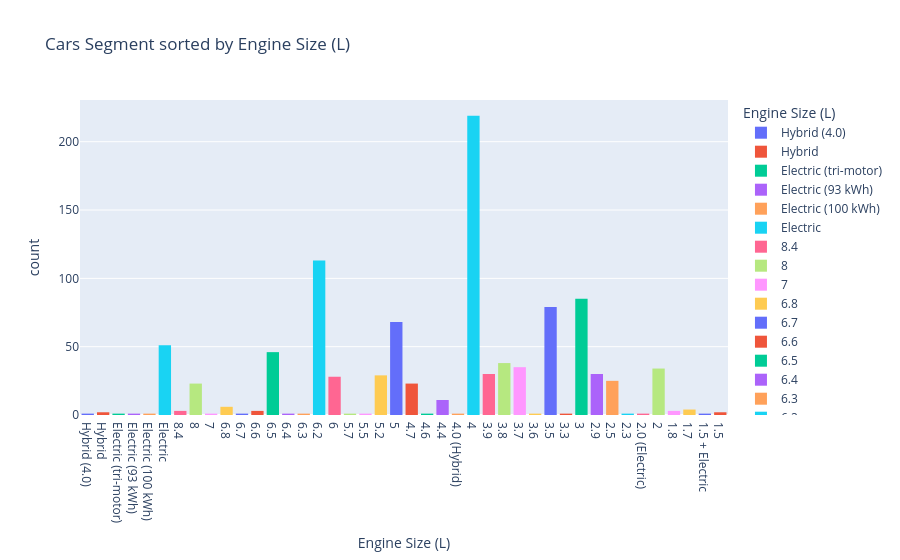

The notebook cell saved with this chart:
### Code cell
# Zuerst die Werte sortieren, um die Reihenfolge festzulegen
sorted_order = sorted(df["Engine Size (L)"].unique(), reverse=True)

fig = px.histogram(
    df, 
    x="Engine Size (L)", 
    color="Engine Size (L)",
    title='Cars Segment sorted by Engine Size (L)',
    category_orders={"Engine Size (L)": sorted_order}  # Hier passiert die Magie
)

fig.show()

### Figure 1 — Plotly figure (JSON) as saved in the notebook; plotly's stock layout.template omitted (floating-point values rounded to 4 significant figures; data arrays with more than 128 entries replaced by an {"elided": "..."} marker saying what was removed)
{"data": [{"bingroup": "x", "hovertemplate": "Engine Size (L)=%{x}<br>count=%{y}<extra></extra>", "legendgroup": "Hybrid (4.0)", "marker": {"color": "#636efa", "pattern": {"shape": ""}}, "name": "Hybrid (4.0)", "orientation": "v", "showlegend": true, "type": "histogram", "x": ["Hybrid (4.0)"], "xaxis": "x", "yaxis": "y"}, {"bingroup": "x", "hovertemplate": "Engine Size (L)=%{x}<br>count=%{y}<extra></extra>", "legendgroup": "Hybrid", "marker": {"color": "#EF553B", "pattern": {"shape": ""}}, "name": "Hybrid", "orientation": "v", "showlegend": true, "type": "histogram", "x": ["Hybrid", "Hybrid"], "xaxis": "x", "yaxis": "y"}, {"bingroup": "x", "hovertemplate": "Engine Size (L)=%{x}<br>count=%{y}<extra></extra>", "legendgroup": "Electric (tri-motor)", "marker": {"color": "#00cc96", "pattern": {"shape": ""}}, "name": "Electric (tri-motor)", "orientation": "v", "showlegend": true, "type": "histogram", "x": ["Electric (tri-motor)"], "xaxis": "x", "yaxis": "y"}, {"bingroup": "x", "hovertemplate": "Engine Size (L)=%{x}<br>count=%{y}<extra></extra>", "legendgroup": "Electric (93 kWh)", "marker": {"color": "#ab63fa", "pattern": {"shape": ""}}, "name": "Electric (93 kWh)", "orientation": "v", "showlegend": true, "type": "histogram", "x": ["Electric (93 kWh)"], "xaxis": "x", "yaxis": "y"}, {"bingroup": "x", "hovertemplate": "Engine Size (L)=%{x}<br>count=%{y}<extra></extra>", "legendgroup": "Electric (100 kWh)", "marker": {"color": "#FFA15A", "pattern": {"shape": ""}}, "name": "Electric (100 kWh)", "orientation": "v", "showlegend": true, "type": "histogram", "x": ["Electric (100 kWh)"], "xaxis": "x", "yaxis": "y"}, {"bingroup": "x", "hovertemplate": "Engine Size (L)=%{x}<br>count=%{y}<extra></extra>", "legendgroup": "Electric", "marker": {"color": "#19d3f3", "pattern": {"shape": ""}}, "name": "Electric", "orientation": "v", "showlegend": true, "type": "histogram", "x": ["Electric", "Electric", "Electric", "Electric", "Electric", "Electric", "Electric", "Electric", "Electric", "Electric", "Electric", "Electric", "Electric", "Electric", "Electric", "Electric", "Electric", "Electric", "Electric", "Electric", "Electric", "Electric", "Electric", "Electric", "Electric", "Electric", "Electric", "Electric", "Electric", "Electric", "Electric", "Electric", "Electric", "Electric", "Electric", "Electric", "Electric", "Electric", "Electric", "Electric", "Electric", "Electric", "Electric", "Electric", "Electric", "Electric", "Electric", "Electric", "Electric", "Electric", "Electric"], "xaxis": "x", "yaxis": "y"}, {"bingroup": "x", "hovertemplate": "Engine Size (L)=%{x}<br>count=%{y}<extra></extra>", "legendgroup": "8.4", "marker": {"color": "#FF6692", "pattern": {"shape": ""}}, "name": "8.4", "orientation": "v", "showlegend": true, "type": "histogram", "x": ["8.4", "8.4", "8.4"], "xaxis": "x", "yaxis": "y"}, {"bingroup": "x", "hovertemplate": "Engine Size (L)=%{x}<br>count=%{y}<extra></extra>", "legendgroup": "8", "marker": {"color": "#B6E880", "pattern": {"shape": ""}}, "name": "8", "orientation": "v", "showlegend": true, "type": "histogram", "x": ["8", "8", "8", "8", "8", "8", "8", "8", "8", "8", "8", "8", "8", "8", "8", "8", "8", "8", "8", "8", "8", "8", "8"], "xaxis": "x", "yaxis": "y"}, {"bingroup": "x", "hovertemplate": "Engine Size (L)=%{x}<br>count=%{y}<extra></extra>", "legendgroup": "7", "marker": {"color": "#FF97FF", "pattern": {"shape": ""}}, "name": "7", "orientation": "v", "showlegend": true, "type": "histogram", "x": ["7"], "xaxis": "x", "yaxis": "y"}, {"bingroup": "x", "hovertemplate": "Engine Size (L)=%{x}<br>count=%{y}<extra></extra>", "legendgroup": "6.8", "marker": {"color": "#FECB52", "pattern": {"shape": ""}}, "name": "6.8", "orientation": "v", "showlegend": true, "type": "histogram", "x": ["6.8", "6.8", "6.8", "6.8", "6.8", "6.8"], "xaxis": "x", "yaxis": "y"}, {"bingroup": "x", "hovertemplate": "Engine Size (L)=%{x}<br>count=%{y}<extra></extra>", "legendgroup": "6.7", "marker": {"color": "#636efa", "pattern": {"shape": ""}}, "name": "6.7", "orientation": "v", "showlegend": true, "type": "histogram", "x": ["6.7"], "xaxis": "x", "yaxis": "y"}, {"bingroup": "x", "hovertemplate": "Engine Size (L)=%{x}<br>count=%{y}<extra></extra>", "legendgroup": "6.6", "marker": {"color": "#EF553B", "pattern": {"shape": ""}}, "name": "6.6", "orientation": "v", "showlegend": true, "type": "histogram", "x": ["6.6", "6.6", "6.6"], "xaxis": "x", "yaxis": "y"}, {"bingroup": "x", "hovertemplate": "Engine Size (L)=%{x}<br>count=%{y}<extra></extra>", "legendgroup": "6.5", "marker": {"color": "#00cc96", "pattern": {"shape": ""}}, "name": "6.5", "orientation": "v", "showlegend": true, "type": "histogram", "x": ["6.5", "6.5", "6.5", "6.5", "6.5", "6.5", "6.5", "6.5", "6.5", "6.5", "6.5", "6.5", "6.5", "6.5", "6.5", "6.5", "6.5", "6.5", "6.5", "6.5", "6.5", "6.5", "6.5", "6.5", "6.5", "6.5", "6.5", "6.5", "6.5", "6.5", "6.5", "6.5", "6.5", "6.5", "6.5", "6.5", "6.5", "6.5", "6.5", "6.5", "6.5", "6.5", "6.5", "6.5", "6.5", "6.5"], "xaxis": "x", "yaxis": "y"}, {"bingroup": "x", "hovertemplate": "Engine Size (L)=%{x}<br>count=%{y}<extra></extra>", "legendgroup": "6.4", "marker": {"color": "#ab63fa", "pattern": {"shape": ""}}, "name": "6.4", "orientation": "v", "showlegend": true, "type": "histogram", "x": ["6.4"], "xaxis": "x", "yaxis": "y"}, {"bingroup": "x", "hovertemplate": "Engine Size (L)=%{x}<br>count=%{y}<extra></extra>", "legendgroup": "6.3", "marker": {"color": "#FFA15A", "pattern": {"shape": ""}}, "name": "6.3", "orientation": "v", "showlegend": true, "type": "histogram", "x": ["6.3"], "xaxis": "x", "yaxis": "y"}, {"bingroup": "x", "hovertemplate": "Engine Size (L)=%{x}<br>count=%{y}<extra></extra>", "legendgroup": "6.2", "marker": {"color": "#19d3f3", "pattern": {"shape": ""}}, "name": "6.2", "orientation": "v", "showlegend": true, "type": "histogram", "x": ["6.2", "6.2", "6.2", "6.2", "6.2", "6.2", "6.2", "6.2", "6.2", "6.2", "6.2", "6.2", "6.2", "6.2", "6.2", "6.2", "6.2", "6.2", "6.2", "6.2", "6.2", "6.2", "6.2", "6.2", "6.2", "6.2", "6.2", "6.2", "6.2", "6.2", "6.2", "6.2", "6.2", "6.2", "6.2", "6.2", "6.2", "6.2", "6.2", "6.2", "6.2", "6.2", "6.2", "6.2", "6.2", "6.2", "6.2", "6.2", "6.2", "6.2", "6.2", "6.2", "6.2", "6.2", "6.2", "6.2", "6.2", "6.2", "6.2", "6.2", "6.2", "6.2", "6.2", "6.2", "6.2", "6.2", "6.2", "6.2", "6.2", "6.2", "6.2", "6.2", "6.2", "6.2", "6.2", "6.2", "6.2", "6.2", "6.2", "6.2", "6.2", "6.2", "6.2", "6.2", "6.2", "6.2", "6.2", "6.2", "6.2", "6.2", "6.2", "6.2", "6.2", "6.2", "6.2", "6.2", "6.2", "6.2", "6.2", "6.2", "6.2", "6.2", "6.2", "6.2", "6.2", "6.2", "6.2", "6.2", "6.2", "6.2", "6.2", "6.2", "6.2"], "xaxis": "x", "yaxis": "y"}, {"bingroup": "x", "hovertemplate": "Engine Size (L)=%{x}<br>count=%{y}<extra></extra>", "legendgroup": "6", "marker": {"color": "#FF6692", "pattern": {"shape": ""}}, "name": "6", "orientation": "v", "showlegend": true, "type": "histogram", "x": ["6", "6", "6", "6", "6", "6", "6", "6", "6", "6", "6", "6", "6", "6", "6", "6", "6", "6", "6", "6", "6", "6", "6", "6", "6", "6", "6", "6"], "xaxis": "x", "yaxis": "y"}, {"bingroup": "x", "hovertemplate": "Engine Size (L)=%{x}<br>count=%{y}<extra></extra>", "legendgroup": "5.7", "marker": {"color": "#B6E880", "pattern": {"shape": ""}}, "name": "5.7", "orientation": "v", "showlegend": true, "type": "histogram", "x": ["5.7"], "xaxis": "x", "yaxis": "y"}, {"bingroup": "x", "hovertemplate": "Engine Size (L)=%{x}<br>count=%{y}<extra></extra>", "legendgroup": "5.5", "marker": {"color": "#FF97FF", "pattern": {"shape": ""}}, "name": "5.5", "orientation": "v", "showlegend": true, "type": "histogram", "x": ["5.5"], "xaxis": "x", "yaxis": "y"}, {"bingroup": "x", "hovertemplate": "Engine Size (L)=%{x}<br>count=%{y}<extra></extra>", "legendgroup": "5.2", "marker": {"color": "#FECB52", "pattern": {"shape": ""}}, "name": "5.2", "orientation": "v", "showlegend": true, "type": "histogram", "x": ["5.2", "5.2", "5.2", "5.2", "5.2", "5.2", "5.2", "5.2", "5.2", "5.2", "5.2", "5.2", "5.2", "5.2", "5.2", "5.2", "5.2", "5.2", "5.2", "5.2", "5.2", "5.2", "5.2", "5.2", "5.2", "5.2", "5.2", "5.2", "5.2"], "xaxis": "x", "yaxis": "y"}, {"bingroup": "x", "hovertemplate": "Engine Size (L)=%{x}<br>count=%{y}<extra></extra>", "legendgroup": "5", "marker": {"color": "#636efa", "pattern": {"shape": ""}}, "name": "5", "orientation": "v", "showlegend": true, "type": "histogram", "x": ["5", "5", "5", "5", "5", "5", "5", "5", "5", "5", "5", "5", "5", "5", "5", "5", "5", "5", "5", "5", "5", "5", "5", "5", "5", "5", "5", "5", "5", "5", "5", "5", "5", "5", "5", "5", "5", "5", "5", "5", "5", "5", "5", "5", "5", "5", "5", "5", "5", "5", "5", "5", "5", "5", "5", "5", "5", "5", "5", "5", "5", "5", "5", "5", "5", "5", "5", "5"], "xaxis": "x", "yaxis": "y"}, {"bingroup": "x", "hovertemplate": "Engine Size (L)=%{x}<br>count=%{y}<extra></extra>", "legendgroup": "4.7", "marker": {"color": "#EF553B", "pattern": {"shape": ""}}, "name": "4.7", "orientation": "v", "showlegend": true, "type": "histogram", "x": ["4.7", "4.7", "4.7", "4.7", "4.7", "4.7", "4.7", "4.7", "4.7", "4.7", "4.7", "4.7", "4.7", "4.7", "4.7", "4.7", "4.7", "4.7", "4.7", "4.7", "4.7", "4.7", "4.7"], "xaxis": "x", "yaxis": "y"}, {"bingroup": "x", "hovertemplate": "Engine Size (L)=%{x}<br>count=%{y}<extra></extra>", "legendgroup": "4.6", "marker": {"color": "#00cc96", "pattern": {"shape": ""}}, "name": "4.6", "orientation": "v", "showlegend": true, "type": "histogram", "x": ["4.6"], "xaxis": "x", "yaxis": "y"}, {"bingroup": "x", "hovertemplate": "Engine Size (L)=%{x}<br>count=%{y}<extra></extra>", "legendgroup": "4.4", "marker": {"color": "#ab63fa", "pattern": {"shape": ""}}, "name": "4.4", "orientation": "v", "showlegend": true, "type": "histogram", "x": ["4.4", "4.4", "4.4", "4.4", "4.4", "4.4", "4.4", "4.4", "4.4", "4.4", "4.4"], "xaxis": "x", "yaxis": "y"}, {"bingroup": "x", "hovertemplate": "Engine Size (L)=%{x}<br>count=%{y}<extra></extra>", "legendgroup": "4.0 (Hybrid)", "marker": {"color": "#FFA15A", "pattern": {"shape": ""}}, "name": "4.0 (Hybrid)", "orientation": "v", "showlegend": true, "type": "histogram", "x": ["4.0 (Hybrid)"], "xaxis": "x", "yaxis": "y"}, {"bingroup": "x", "hovertemplate": "Engine Size (L)=%{x}<br>count=%{y}<extra></extra>", "legendgroup": "4", "marker": {"color": "#19d3f3", "pattern": {"shape": ""}}, "name": "4", "orientation": "v", "showlegend": true, "type": "histogram", "x": {"elided": "219 str values"}, "xaxis": "x", "yaxis": "y"}, {"bingroup": "x", "hovertemplate": "Engine Size (L)=%{x}<br>count=%{y}<extra></extra>", "legendgroup": "3.9", "marker": {"color": "#FF6692", "pattern": {"shape": ""}}, "name": "3.9", "orientation": "v", "showlegend": true, "type": "histogram", "x": ["3.9", "3.9", "3.9", "3.9", "3.9", "3.9", "3.9", "3.9", "3.9", "3.9", "3.9", "3.9", "3.9", "3.9", "3.9", "3.9", "3.9", "3.9", "3.9", "3.9", "3.9", "3.9", "3.9", "3.9", "3.9", "3.9", "3.9", "3.9", "3.9", "3.9"], "xaxis": "x", "yaxis": "y"}, {"bingroup": "x", "hovertemplate": "Engine Size (L)=%{x}<br>count=%{y}<extra></extra>", "legendgroup": "3.8", "marker": {"color": "#B6E880", "pattern": {"shape": ""}}, "name": "3.8", "orientation": "v", "showlegend": true, "type": "histogram", "x": ["3.8", "3.8", "3.8", "3.8", "3.8", "3.8", "3.8", "3.8", "3.8", "3.8", "3.8", "3.8", "3.8", "3.8", "3.8", "3.8", "3.8", "3.8", "3.8", "3.8", "3.8", "3.8", "3.8", "3.8", "3.8", "3.8", "3.8", "3.8", "3.8", "3.8", "3.8", "3.8", "3.8", "3.8", "3.8", "3.8", "3.8", "3.8"], "xaxis": "x", "yaxis": "y"}, {"bingroup": "x", "hovertemplate": "Engine Size (L)=%{x}<br>count=%{y}<extra></extra>", "legendgroup": "3.7", "marker": {"color": "#FF97FF", "pattern": {"shape": ""}}, "name": "3.7", "orientation": "v", "showlegend": true, "type": "histogram", "x": ["3.7", "3.7", "3.7", "3.7", "3.7", "3.7", "3.7", "3.7", "3.7", "3.7", "3.7", "3.7", "3.7", "3.7", "3.7", "3.7", "3.7", "3.7", "3.7", "3.7", "3.7", "3.7", "3.7", "3.7", "3.7", "3.7", "3.7", "3.7", "3.7", "3.7", "3.7", "3.7", "3.7", "3.7", "3.7"], "xaxis": "x", "yaxis": "y"}, {"bingroup": "x", "hovertemplate": "Engine Size (L)=%{x}<br>count=%{y}<extra></extra>", "legendgroup": "3.6", "marker": {"color": "#FECB52", "pattern": {"shape": ""}}, "name": "3.6", "orientation": "v", "showlegend": true, "type": "histogram", "x": ["3.6"], "xaxis": "x", "yaxis": "y"}, {"bingroup": "x", "hovertemplate": "Engine Size (L)=%{x}<br>count=%{y}<extra></extra>", "legendgroup": "3.5", "marker": {"color": "#636efa", "pattern": {"shape": ""}}, "name": "3.5", "orientation": "v", "showlegend": true, "type": "histogram", "x": ["3.5", "3.5", "3.5", "3.5", "3.5", "3.5", "3.5", "3.5", "3.5", "3.5", "3.5", "3.5", "3.5", "3.5", "3.5", "3.5", "3.5", "3.5", "3.5", "3.5", "3.5", "3.5", "3.5", "3.5", "3.5", "3.5", "3.5", "3.5", "3.5", "3.5", "3.5", "3.5", "3.5", "3.5", "3.5", "3.5", "3.5", "3.5", "3.5", "3.5", "3.5", "3.5", "3.5", "3.5", "3.5", "3.5", "3.5", "3.5", "3.5", "3.5", "3.5", "3.5", "3.5", "3.5", "3.5", "3.5", "3.5", "3.5", "3.5", "3.5", "3.5", "3.5", "3.5", "3.5", "3.5", "3.5", "3.5", "3.5", "3.5", "3.5", "3.5", "3.5", "3.5", "3.5", "3.5", "3.5", "3.5", "3.5", "3.5"], "xaxis": "x", "yaxis": "y"}, {"bingroup": "x", "hovertemplate": "Engine Size (L)=%{x}<br>count=%{y}<extra></extra>", "legendgroup": "3.3", "marker": {"color": "#EF553B", "pattern": {"shape": ""}}, "name": "3.3", "orientation": "v", "showlegend": true, "type": "histogram", "x": ["3.3"], "xaxis": "x", "yaxis": "y"}, {"bingroup": "x", "hovertemplate": "Engine Size (L)=%{x}<br>count=%{y}<extra></extra>", "legendgroup": "3", "marker": {"color": "#00cc96", "pattern": {"shape": ""}}, "name": "3", "orientation": "v", "showlegend": true, "type": "histogram", "x": ["3", "3", "3", "3", "3", "3", "3", "3", "3", "3", "3", "3", "3", "3", "3", "3", "3", "3", "3", "3", "3", "3", "3", "3", "3", "3", "3", "3", "3", "3", "3", "3", "3", "3", "3", "3", "3", "3", "3", "3", "3", "3", "3", "3", "3", "3", "3", "3", "3", "3", "3", "3", "3", "3", "3", "3", "3", "3", "3", "3", "3", "3", "3", "3", "3", "3", "3", "3", "3", "3", "3", "3", "3", "3", "3", "3", "3", "3", "3", "3", "3", "3", "3", "3", "3"], "xaxis": "x", "yaxis": "y"}, {"bingroup": "x", "hovertemplate": "Engine Size (L)=%{x}<br>count=%{y}<extra></extra>", "legendgroup": "2.9", "marker": {"color": "#ab63fa", "pattern": {"shape": ""}}, "name": "2.9", "orientation": "v", "showlegend": true, "type": "histogram", "x": ["2.9", "2.9", "2.9", "2.9", "2.9", "2.9", "2.9", "2.9", "2.9", "2.9", "2.9", "2.9", "2.9", "2.9", "2.9", "2.9", "2.9", "2.9", "2.9", "2.9", "2.9", "2.9", "2.9", "2.9", "2.9", "2.9", "2.9", "2.9", "2.9", "2.9"], "xaxis": "x", "yaxis": "y"}, {"bingroup": "x", "hovertemplate": "Engine Size (L)=%{x}<br>count=%{y}<extra></extra>", "legendgroup": "2.5", "marker": {"color": "#FFA15A", "pattern": {"shape": ""}}, "name": "2.5", "orientation": "v", "showlegend": true, "type": "histogram", "x": ["2.5", "2.5", "2.5", "2.5", "2.5", "2.5", "2.5", "2.5", "2.5", "2.5", "2.5", "2.5", "2.5", "2.5", "2.5", "2.5", "2.5", "2.5", "2.5", "2.5", "2.5", "2.5", "2.5", "2.5", "2.5"], "xaxis": "x", "yaxis": "y"}, {"bingroup": "x", "hovertemplate": "Engine Size (L)=%{x}<br>count=%{y}<extra></extra>", "legendgroup": "2.3", "marker": {"color": "#19d3f3", "pattern": {"shape": ""}}, "name": "2.3", "orientation": "v", "showlegend": true, "type": "histogram", "x": ["2.3"], "xaxis": "x", "yaxis": "y"}, {"bingroup": "x", "hovertemplate": "Engine Size (L)=%{x}<br>count=%{y}<extra></extra>", "legendgroup": "2.0 (Electric)", "marker": {"color": "#FF6692", "pattern": {"shape": ""}}, "name": "2.0 (Electric)", "orientation": "v", "showlegend": true, "type": "histogram", "x": ["2.0 (Electric)"], "xaxis": "x", "yaxis": "y"}, {"bingroup": "x", "hovertemplate": "Engine Size (L)=%{x}<br>count=%{y}<extra></extra>", "legendgroup": "2", "marker": {"color": "#B6E880", "pattern": {"shape": ""}}, "name": "2", "orientation": "v", "showlegend": true, "type": "histogram", "x": ["2", "2", "2", "2", "2", "2", "2", "2", "2", "2", "2", "2", "2", "2", "2", "2", "2", "2", "2", "2", "2", "2", "2", "2", "2", "2", "2", "2", "2", "2", "2", "2", "2", "2"], "xaxis": "x", "yaxis": "y"}, {"bingroup": "x", "hovertemplate": "Engine Size (L)=%{x}<br>count=%{y}<extra></extra>", "legendgroup": "1.8", "marker": {"color": "#FF97FF", "pattern": {"shape": ""}}, "name": "1.8", "orientation": "v", "showlegend": true, "type": "histogram", "x": ["1.8", "1.8", "1.8"], "xaxis": "x", "yaxis": "y"}, {"bingroup": "x", "hovertemplate": "Engine Size (L)=%{x}<br>count=%{y}<extra></extra>", "legendgroup": "1.7", "marker": {"color": "#FECB52", "pattern": {"shape": ""}}, "name": "1.7", "orientation": "v", "showlegend": true, "type": "histogram", "x": ["1.7", "1.7", "1.7", "1.7"], "xaxis": "x", "yaxis": "y"}, {"bingroup": "x", "hovertemplate": "Engine Size (L)=%{x}<br>count=%{y}<extra></extra>", "legendgroup": "1.5 + Electric", "marker": {"color": "#636efa", "pattern": {"shape": ""}}, "name": "1.5 + Electric", "orientation": "v", "showlegend": true, "type": "histogram", "x": ["1.5 + Electric"], "xaxis": "x", "yaxis": "y"}, {"bingroup": "x", "hovertemplate": "Engine Size (L)=%{x}<br>count=%{y}<extra></extra>", "legendgroup": "1.5", "marker": {"color": "#EF553B", "pattern": {"shape": ""}}, "name": "1.5", "orientation": "v", "showlegend": true, "type": "histogram", "x": ["1.5", "1.5"], "xaxis": "x", "yaxis": "y"}], "layout": {"barmode": "relative", "legend": {"title": {"text": "Engine Size (L)"}, "tracegroupgap": 0}, "title": {"text": "Cars Segment sorted by Engine Size (L)"}, "xaxis": {"anchor": "y", "categoryarray": ["Hybrid (4.0)", "Hybrid", "Electric (tri-motor)", "Electric (93 kWh)", "Electric (100 kWh)", "Electric", "8.4", "8", "7", "6.8", "6.7", "6.6", "6.5", "6.4", "6.3", "6.2", "6", "5.7", "5.5", "5.2", "5", "4.7", "4.6", "4.4", "4.0 (Hybrid)", "4", "3.9", "3.8", "3.7", "3.6", "3.5", "3.3", "3", "2.9", "2.5", "2.3", "2.0 (Electric)", "2", "1.8", "1.7", "1.5 + Electric", "1.5"], "categoryorder": "array", "domain": [0, 1], "title": {"text": "Engine Size (L)"}}, "yaxis": {"anchor": "x", "domain": [0, 1], "title": {"text": "count"}}}}
